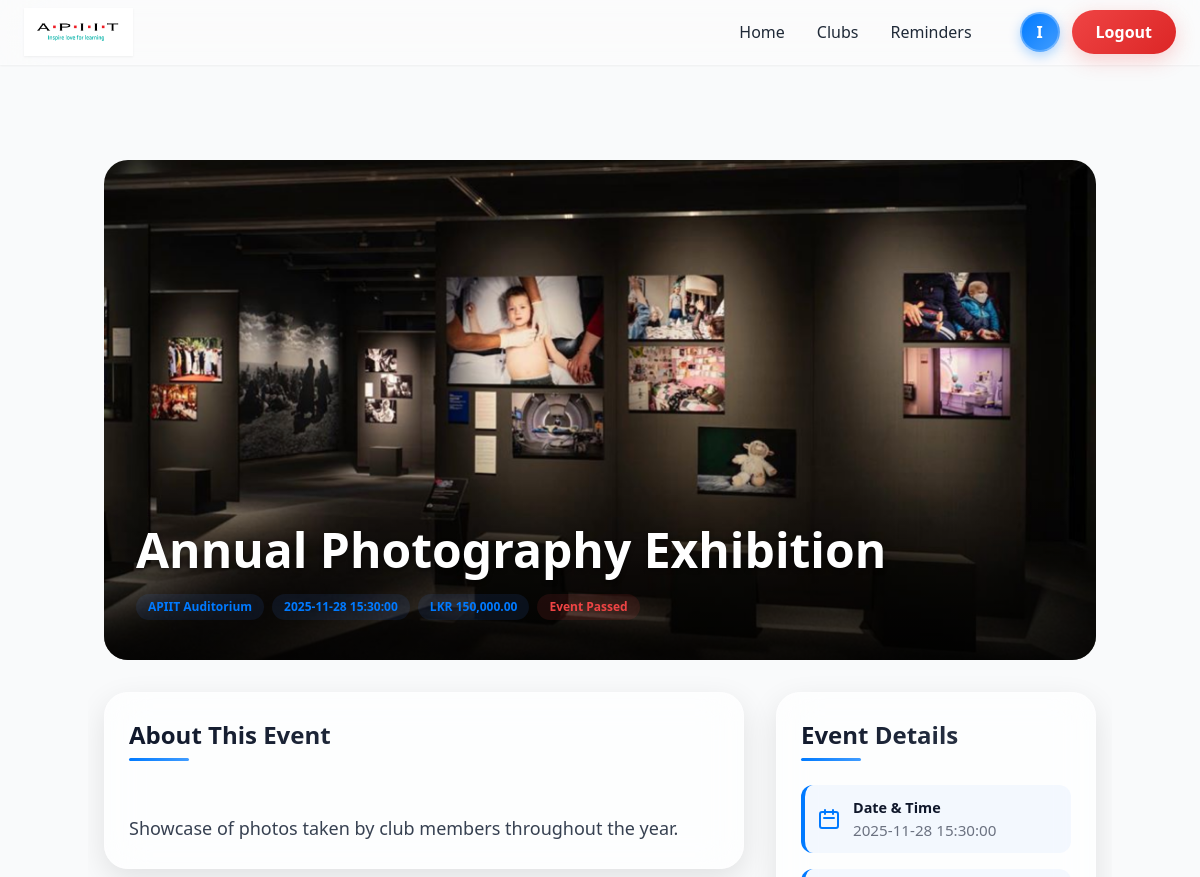
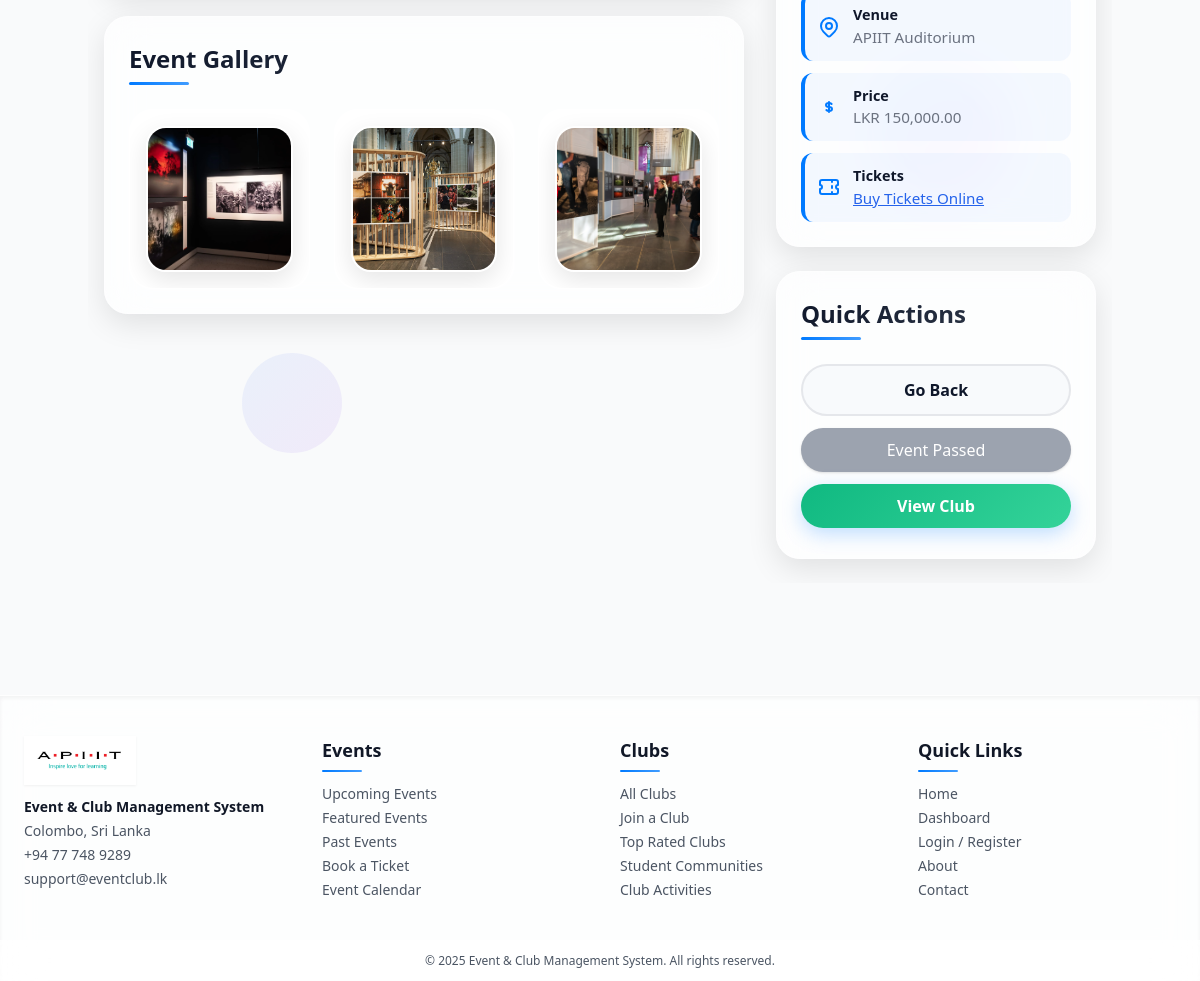
The page /Pages/event_view.php?id=1 (signed in) on the database its author committed (2 pictures, top to bottom).
### tables this page shows
CREATE TABLE `events` (
  `id` int(11) NOT NULL,
  `title` varchar(255) NOT NULL,
  `description` text DEFAULT NULL,
  `event_date` datetime NOT NULL,
  `venue` varchar(255) DEFAULT NULL,
  `price` decimal(10,2) DEFAULT NULL,
  `ticket_url` varchar(255) DEFAULT NULL,
  `main_image` varchar(255) DEFAULT NULL,
  `extra_image_1` varchar(255) DEFAULT NULL,
  `extra_image_2` varchar(255) DEFAULT NULL,
  `extra_image_3` varchar(255) DEFAULT NULL,
  `club_id` int(11) DEFAULT NULL,
  `created_at` datetime DEFAULT current_timestamp()
);

### Pages/event_view.php (the view, shortened to what this page needs)
<?php
include('../includes/header.php');
include('../includes/db_connection.php');
$event_id = intval($_GET['id']);
$query = "SELECT * FROM events WHERE id = ?";
$stmt = $pdo->prepare($query);
$stmt->execute([$event_id]);
$event = $stmt->fetch();
$club = null;
if (!empty($event['club_id'])) {
    $clubQuery = "SELECT * FROM clubs WHERE id = ?";
    $clubStmt = $pdo->prepare($clubQuery);
    $clubStmt->execute([$event['club_id']]);
    $club = $clubStmt->fetch();
}
$eventPast = (strtotime($event['event_date']) < time());
?>
<div class="event-view-container max-w-5xl mx-auto mt-16 mb-28 px-4">
    <div class="floating-shape shape-2"></div>
    <div class="floating-shape shape-3"></div>
    <div class="event-hero-section animate-fade-in">
        <?php if (!empty($event['main_image'])): ?>
            <img src="../uploads/<?= htmlspecialchars($event['main_image']) ?>"
                 class="hero-image">
            <div class="hero-content">
                <h1 class="hero-title"><?= htmlspecialchars($event['title']) ?></h1>
                <div class="flex flex-wrap">
                    <span class="tag"><?= htmlspecialchars($event['venue']) ?></span>
                    <span class="tag"><?= $event['event_date'] ?></span>
                    <span class="tag"><?= !empty($event['price']) ? 'LKR ' . number_format($event['price'], 2) : 'Free Entry' ?></span>
                    <?php if ($eventPast): ?>
                        <span class="tag" style="background: rgba(239,68,68,0.1); color: #ef4444;">Event Passed</span>
                    <?php endif; ?>
                </div>
            </div>
        <?php else: ?>
            <div class="hero-image bg-gradient-to-r from-blue-500 to-purple-600 flex items-center justify-center">
                <h1 class="hero-title text-white text-center"><?= htmlspecialchars($event['title']) ?></h1>
            </div>
        <?php endif; ?>
    </div>
    <div class="content-grid">
        <div class="main-content">
            <div class="info-card animate-fade-in-up">
                <h2 class="section-title">About This Event</h2>
                <p class="text-gray-700 text-lg leading-relaxed whitespace-pre-line">
                    <?= nl2br(htmlspecialchars($event['description'])) ?>
                </p>
            </div>
            <?php if (!empty($event['extra_image_1']) || !empty($event['extra_image_2']) || !empty($event['extra_image_3'])): ?>
            <div class="info-card animate-fade-in-up animation-delay-200">
                <h2 class="section-title">Event Gallery</h2>
                <div class="grid grid-cols-1 md:grid-cols-2 lg:grid-cols-3 gap-6">
                    <?php if (!empty($event['extra_image_1'])): ?>
                    <div class="event-image-card">
                        <img src="../uploads/<?= htmlspecialchars($event['extra_image_1']) ?>"
                             alt="Event Image 1" />
                    </div>
                    <?php endif; ?>
                    <?php if (!empty($event['extra_image_2'])): ?>
                    <div class="event-image-card">
                        <img src="../uploads/<?= htmlspecialchars($event['extra_image_2']) ?>"
                             alt="Event Image 2" />
                    </div>
                    <?php endif; ?>
                    <?php if (!empty($event['extra_image_3'])): ?>
                    <div class="event-image-card">
                        <img src="../uploads/<?= htmlspecialchars($event['extra_image_3']) ?>"
                             alt="Event Image 3" />
                    </div>
                    <?php endif; ?>
                </div>
            </div>
            <?php endif; ?>
        </div>
        <div class="sidebar">
            <div class="info-card animate-fade-in-up">
                <h2 class="section-title">Event Details</h2>
                <div class="space-y-3">
                    <div class="detail-item">
                        <svg class="detail-icon" fill="none" stroke="currentColor" viewBox="0 0 24 24">
                            <path stroke-linecap="round" stroke-linejoin="round" stroke-width="2" d="M8 7V3m8 4V3m-9 8h10M5 21h14a2 2 0 002-2V7a2 2 0 00-2-2H5a2 2 0 00-2 2v12a2 2 0 002 2z"></path>
                        </svg>
                        <div class="detail-content">
                            <div class="detail-label">Date & Time</div>
                            <div class="detail-value"><?= $event['event_date'] ?></div>
                        </div>
                    </div>
                    <div class="detail-item">
                        <div class="detail-content">
                            <div class="detail-label">Venue</div>
                            <div class="detail-value"><?= htmlspecialchars($event['venue']) ?></div>
                        </div>
                    </div>
                    <div class="detail-item">
                        <svg class="detail-icon" fill="none" stroke="currentColor" viewBox="0 0 24 24">
                            <path stroke-linecap="round" stroke-linejoin="round" stroke-width="2" d="M12 8c-1.657 0-3 .895-3 2s1.343 2 3 2 3 .895 3 2-1.343 2-3 2m0-8c1.11 0 2.08.402 2.599 1M12 8V7m0 1v8m0 0v1m0-1c-1.11 0-2.08-.402-2.599-1"></path>
                        </svg>
                        <div class="detail-content">
                            <div class="detail-label">Price</div>
                            <div class="detail-value"><?= !empty($event['price']) ? 'LKR ' . number_format($event['price'], 2) : 'Free Entry' ?></div>
                        </div>
                    </div>
                    <?php if (!empty($event['ticket_url'])): ?>
                    <div class="detail-item">
                        <svg class="detail-icon" fill="none" stroke="currentColor" viewBox="0 0 24 24">
                            <path stroke-linecap="round" stroke-linejoin="round" stroke-width="2" d="M15 5v2m0 4v2m0 4v2M5 5a2 2 0 00-2 2v3a2 2 0 110 4v3a2 2 0 002 2h14a2 2 0 002-2v-3a2 2 0 110-4V7a2 2 0 00-2-2H5z"></path>
                        </svg>
                        <div class="detail-content">
                            <div class="detail-label">Tickets</div>
                            <div class="detail-value">
                                <a href="<?= htmlspecialchars($event['ticket_url']) ?>"
                                   target="_blank"
                                   class="text-blue-600 underline hover:text-blue-700 transition">
                                    Buy Tickets Online
                                </a>
                            </div>
                        </div>
                    </div>
                    <?php endif; ?>
                </div>
            </div>
            <div class="info-card animate-fade-in-up animation-delay-200">
                <h2 class="section-title">Quick Actions</h2>
                <div class="space-y-3">
                    <a href="index.php" class="event-back-btn w-full text-center block">
                        Go Back
                    </a>
                    <?php if ($eventPast): ?>
                        <span class="w-full text-center px-5 py-2.5 bg-gray-400 text-white rounded-full shadow cursor-not-allowed block">
                            Event Passed
                        </span>
                    <?php elseif (isset($_SESSION['user_id'])): ?>
                        <a href="addReminder.php?event_id=<?= $event_id ?>" class="ios-btn-primary w-full text-center block">
                            Add Reminder
                        </a>
                    <?php else: ?>
                        <a href="login.php" class="ios-btn-primary w-full text-center block">
                            Add Reminder
                        </a>
                    <?php endif; ?>
                    <?php if ($club): ?>
                    <a href="club_view.php?id=<?= $club['id'] ?>" class="ios-btn-primary w-full text-center block" style="background: linear-gradient(135deg, #10b981, #34d399);">
                        View Club
                    </a>
                    <?php endif; ?>
                </div>
            </div>
        </div>
    </div>
</div>
<?php include('../includes/footer.php'); ?>

### includes/header.php (style rules this page uses)
:root { --primary: #007aff; --primary-light: #409cff; --primary-dark: #0056d8; --glass: rgba(255, 255, 255, 0.7); --glass-border: rgba(255, 255, 255, 0.3); --transition: all 0.3s cubic-bezier(0.4, 0, 0.2, 1); }
.ios-btn-primary { color: white; background: linear-gradient(135deg, var(--primary) 0%, var(--primary-light) 100%); border: none; cursor: pointer; transition: var(--transition); backdrop-filter: blur(10px); box-shadow: 0 6px 20px rgba(0,122,255,0.25); padding: 0.625rem 1.5rem; border-radius: 50px; font-weight: 600; text-decoration: none; display: inline-block; position: relative; overflow: hidden; }
.ios-btn-primary::before { content: ''; position: absolute; top: 0; left: -100%; width: 100%; height: 100%; background: linear-gradient(90deg, transparent, rgba(255,255,255,0.3), transparent); transition: left 0.5s ease; }

### includes/footer.php (style rules this page uses)
:root { --primary: #007aff; --primary-light: #409cff; --glass: rgba(255, 255, 255, 0.7); --glass-border: rgba(255, 255, 255, 0.3); --transition: all 0.3s cubic-bezier(0.4, 0, 0.2, 1); }

### rows shown on the page
events: main_image (picture), title "Annual Photography Exhibition", venue "APIIT Auditorium", event_date "2025-11-28 15:30:00", price "150,000.00", description "Showcase of photos taken by club members throughout the year.", extra_image_1 (picture), extra_image_2 (picture), extra_image_3 (picture)

### other values the page prints
$firstLetter "I"
